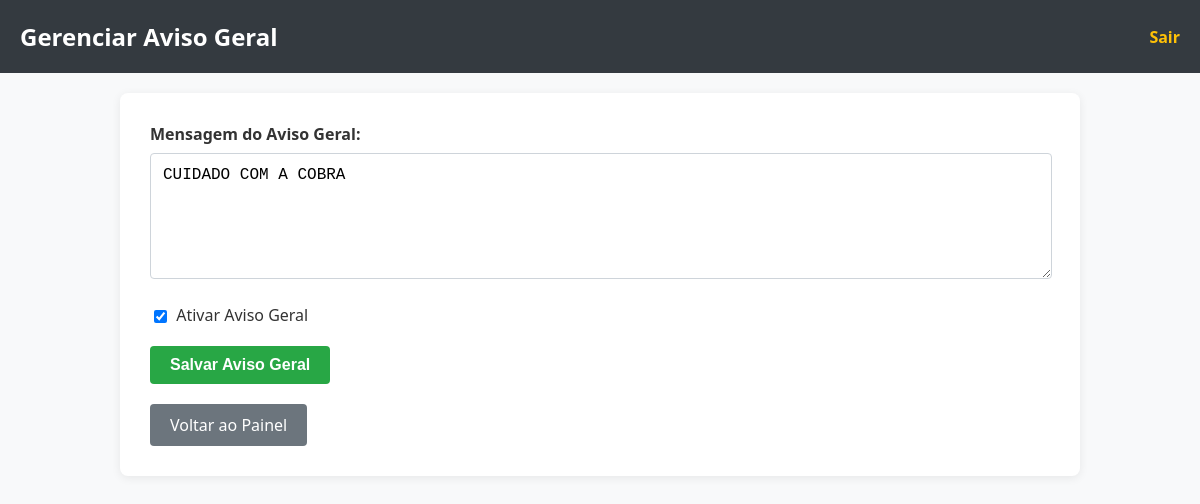
/admin/global_announcement (signed in), run on an earlier commit of the app's database.
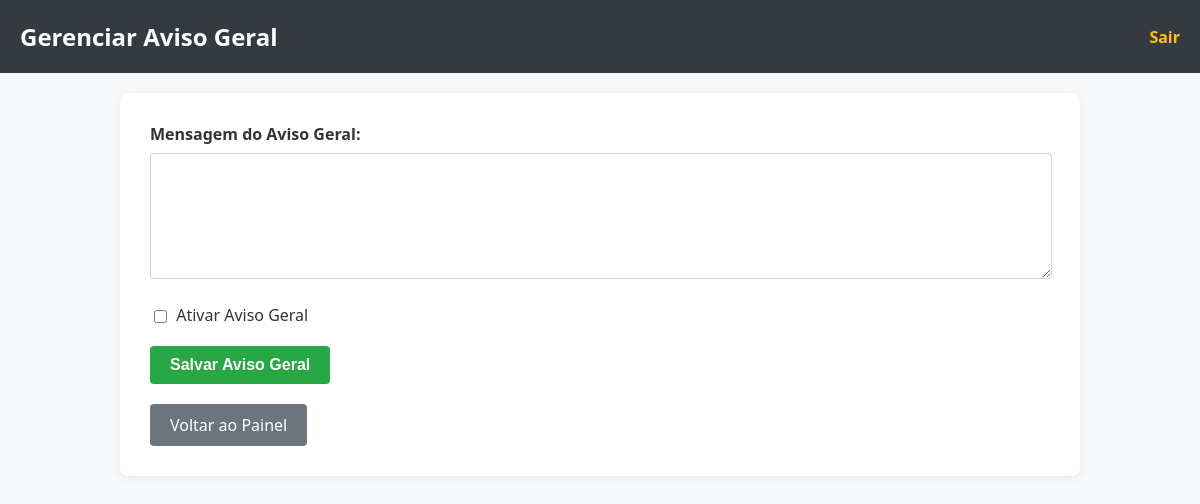
And on a later commit of the database.
### tables this page shows
CREATE TABLE global_announcements (id INTEGER PRIMARY KEY CHECK (id = 1), message TEXT, is_active BOOLEAN DEFAULT 0);

### app.py (the view)
@app.route('/admin/global_announcement', methods=['GET', 'POST'])
def admin_global_announcement():
    if not session.get('admin_logged_in'): return redirect(url_for('admin_login'))
    db = get_db()
    if request.method == 'POST':
        message = request.form.get('message')
        is_active = 'is_active' in request.form
        db.execute("UPDATE global_announcements SET message = ?, is_active = ? WHERE id = 1", (message, is_active))
        db.commit()
        return redirect(url_for('admin_global_announcement'))
    announcement_row = db.execute("SELECT message, is_active FROM global_announcements WHERE id = 1").fetchone()
    return render_template('admin_global_aviso.html', announcement=dict(announcement_row))

### app.py (called while the page is built)
def get_db():
    db = getattr(g, '_database', None)
    if db is None:
        db = g._database = sqlite3.connect(DATABASE)
        db.row_factory = sqlite3.Row
    return db

@app.teardown_appcontext
def close_connection(exception):
    db = getattr(g, '_database', None)
    if db is not None:
        db.close()

### templates/admin_global_aviso.html (shortened to what this page needs)
<!DOCTYPE html>
<html lang="pt-BR">
<head>
</head>
<body>
    <div class="header">
        <h1>Gerenciar Aviso Geral</h1>
        <a href="{{ url_for('admin_logout') }}">Sair</a>
    </div>
    <div class="container">
        <form method="POST">
            <div class="form-group">
                <label for="message">Mensagem do Aviso Geral:</label>
                <textarea id="message" name="message" rows="4">{{ announcement.message if announcement else '' }}</textarea>
            </div>
            <div class="form-group">
                <input type="checkbox" id="is_active" name="is_active" {% if announcement and announcement.is_active %}checked{% endif %}>
                <label for="is_active" style="display: inline; font-weight: normal;">Ativar Aviso Geral</label>
            </div>
            <button type="submit" class="btn-save">Salvar Aviso Geral</button>
        </form>
        <a href="{{ url_for('admin_dashboard') }}" class="btn-back">Voltar ao Painel</a>
    </div>
</body>
</html>

What changed in the data, as far as the page shows it:
no longer on this page (row edited): global_announcements: message "CUIDADO COM A COBRA", is_active "☑"
Also different on the page:
form field is_active: (not shown) → "☐"
